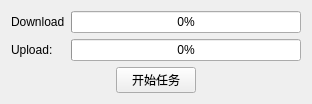
<?xml version="1.0" encoding="UTF-8"?>
<ui version="4.0">
 <class>TestMainWidget</class>
 <widget class="QWidget" name="TestMainWidget">
  <property name="geometry">
   <rect>
    <x>0</x>
    <y>0</y>
    <width>312</width>
    <height>99</height>
   </rect>
  </property>
  <property name="windowTitle">
   <string>Test</string>
  </property>
  <layout class="QVBoxLayout" name="verticalLayout">
   <item>
    <layout class="QHBoxLayout" name="horizontalLayout_2">
     <item>
      <widget class="QLabel" name="label">
       <property name="minimumSize">
        <size>
         <width>54</width>
         <height>0</height>
        </size>
       </property>
       <property name="maximumSize">
        <size>
         <width>54</width>
         <height>16777215</height>
        </size>
       </property>
       <property name="text">
        <string>Download:</string>
       </property>
      </widget>
     </item>
     <item>
      <widget class="QProgressBar" name="progressBarDownload">
       <property name="value">
        <number>0</number>
       </property>
      </widget>
     </item>
    </layout>
   </item>
   <item>
    <layout class="QHBoxLayout" name="horizontalLayout_3">
     <item>
      <widget class="QLabel" name="label_2">
       <property name="minimumSize">
        <size>
         <width>54</width>
         <height>0</height>
        </size>
       </property>
       <property name="maximumSize">
        <size>
         <width>54</width>
         <height>16777215</height>
        </size>
       </property>
       <property name="text">
        <string>Upload:</string>
       </property>
      </widget>
     </item>
     <item>
      <widget class="QProgressBar" name="progressBarUpload">
       <property name="value">
        <number>0</number>
       </property>
      </widget>
     </item>
    </layout>
   </item>
   <item>
    <layout class="QHBoxLayout" name="horizontalLayout">
     <item>
      <spacer name="horizontalSpacer">
       <property name="orientation">
        <enum>Qt::Horizontal</enum>
       </property>
       <property name="sizeHint" stdset="0">
        <size>
         <width>40</width>
         <height>20</height>
        </size>
       </property>
      </spacer>
     </item>
     <item>
      <widget class="QPushButton" name="pushButtonStartDonwload">
       <property name="text">
        <string>开始任务</string>
       </property>
      </widget>
     </item>
     <item>
      <spacer name="horizontalSpacer_2">
       <property name="orientation">
        <enum>Qt::Horizontal</enum>
       </property>
       <property name="sizeHint" stdset="0">
        <size>
         <width>40</width>
         <height>20</height>
        </size>
       </property>
      </spacer>
     </item>
    </layout>
   </item>
  </layout>
 </widget>
 <resources/>
 <connections/>
</ui>
